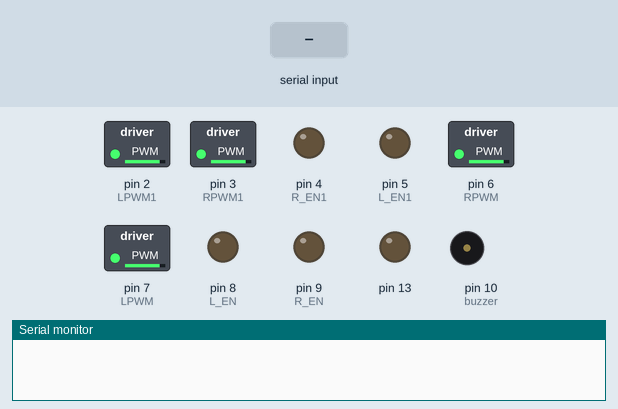
A program run on a simulated Arduino Mega 2560, built with avr-gcc and run on an emulated ATmega2560. On the bench: switched loads named in the program (green lamp = pin HIGH), output pins drawn as LEDs (lit = HIGH), buzzer (waves = sounding, pin HIGH), the last lines printed to the serial monitor. The test bench sets the inputs (shaded band).

Above: at 1.2 s.
1.3 s: "1\n" received over Serial
2.8 s: byte 50 ('2') received over Serial
At 3.3 s:
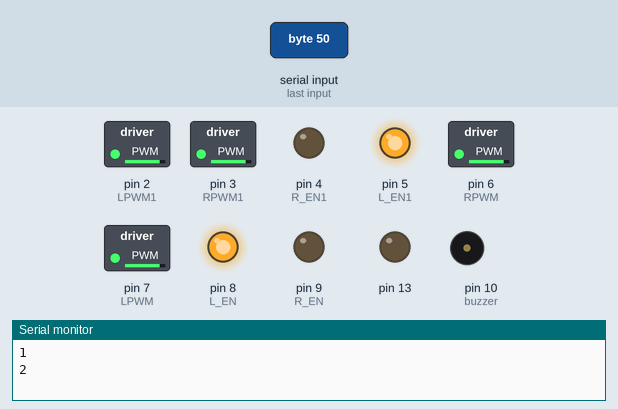
4.3 s: byte 51 ('3') received over Serial
At 5.5 s:
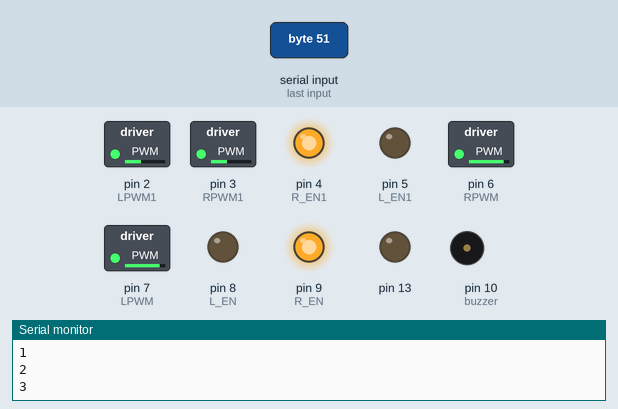
5.8 s: byte 52 ('4') received over Serial
At 6.8 s:
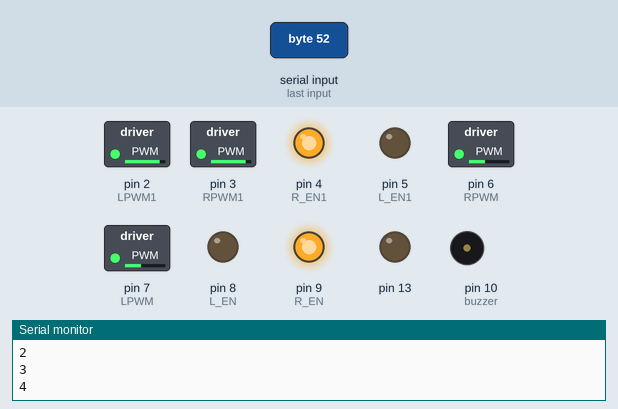
7.3 s: "2\n" received over Serial
At 8.0 s:
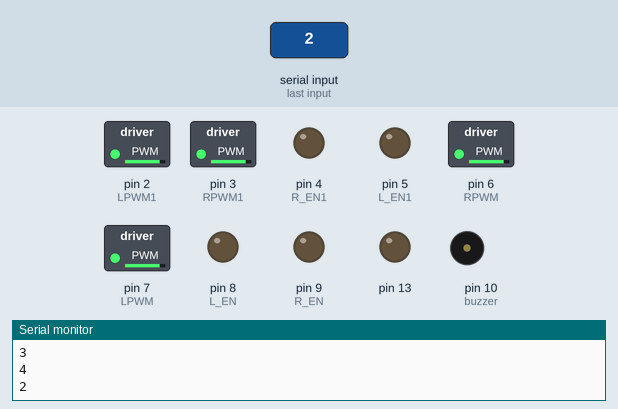
Timing chart, 0 to 9.8 s (numbered marks = the images above; inputs shaded):
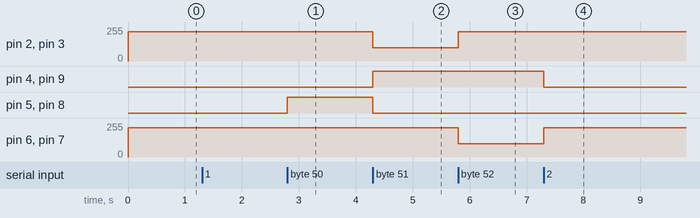

Measured:
- after the input at 2.8 s, pin 5 (L_EN1), pin 8 (L_EN): LOW → HIGH at once
- after the input at 4.3 s, pin 2 (LPWM1), pin 3 (RPWM1): 220/255 → 100/255 at once; pin 4 (R_EN1), pin 9 (R_EN): LOW → HIGH at once; pin 5 (L_EN1), pin 8 (L_EN): HIGH → LOW at once
- after the input at 5.8 s, pin 2 (LPWM1), pin 3 (RPWM1): 100/255 → 220/255 at once; pin 6 (RPWM), pin 7 (LPWM): 220/255 → 100/255 at once
- after the input at 7.3 s, pin 4 (R_EN1), pin 9 (R_EN): HIGH → LOW at once; pin 6 (RPWM), pin 7 (LPWM): 100/255 → 220/255 at once

The program:

main.cpp
```cpp
#include <Arduino.h>
#include <DC_motors.h>
#include <sensors.h>
#include <app.h>
#include <spanningsmeter.h>
#include <PL9823.h>
#include <pinout.h>

void setup() {
  Serial.begin(9600);
  pinMode(13, OUTPUT);
  pinMode(RPWM, OUTPUT);
  pinMode(LPWM, OUTPUT);
  pinMode(R_EN, OUTPUT);
  pinMode(L_EN, OUTPUT);

  pinMode(RPWM1, OUTPUT);
  pinMode(LPWM1, OUTPUT);
  pinMode(R_EN1, OUTPUT);
  pinMode(L_EN1, OUTPUT);

  pinMode(TRIG1, OUTPUT);
  pinMode(ECHO1, INPUT);
  pinMode(TRIG2, OUTPUT);
  pinMode(ECHO2, INPUT);
  pinMode(TRIG3, OUTPUT);
  pinMode(ECHO3, INPUT);
  pinMode(TRIG4, OUTPUT);
  pinMode(ECHO4, INPUT);

  pinMode(IR1, INPUT);
  pinMode(IR2, INPUT);
  pinMode(IR3, INPUT);
  pinMode(IR4, INPUT);

  pinMode(buzzer, OUTPUT);

  pinMode(Volt_sensor, INPUT);
}

void loop() {

app();

}
```

DC_motors.cpp
```cpp
#include <DC_motors.h>
void vooruit(){
  analogWrite(RPWM, speed);
  analogWrite(LPWM, speed);
  digitalWrite(R_EN, HIGH);
  digitalWrite(L_EN, LOW);

  analogWrite(RPWM1, speed);
  analogWrite(LPWM1, speed);
  digitalWrite(R_EN1, HIGH);
  digitalWrite(L_EN1, LOW);
}
void  achteruit() {
  analogWrite(RPWM, speed);
  analogWrite(LPWM, speed);
  digitalWrite(R_EN, LOW);
  digitalWrite(L_EN, HIGH);

  analogWrite(RPWM1, speed);
  analogWrite(LPWM1, speed);
  digitalWrite(R_EN1, LOW);
  digitalWrite(L_EN1, HIGH);
}
void  links() {
  analogWrite(RPWM, speed);
  analogWrite(LPWM, speed);
  digitalWrite(R_EN, HIGH);
  digitalWrite(L_EN, LOW);

  analogWrite(RPWM1, 100);
  analogWrite(LPWM1, 100);
  digitalWrite(R_EN1, HIGH);
  digitalWrite(L_EN1, LOW);
}
void  rechts() {
  analogWrite(RPWM, 100);
  analogWrite(LPWM, 100);
  digitalWrite(R_EN, HIGH);
  digitalWrite(L_EN, LOW);

  analogWrite(RPWM1, speed);
  analogWrite(LPWM1, speed);
  digitalWrite(R_EN1, HIGH);
  digitalWrite(L_EN1, LOW);
}
void  stop() {
  analogWrite(RPWM, speed);
  analogWrite(LPWM, speed);
  digitalWrite(R_EN, LOW);
  digitalWrite(L_EN, LOW);

  analogWrite(RPWM1, speed);
  analogWrite(LPWM1, speed);
  digitalWrite(R_EN1, LOW);
  digitalWrite(L_EN1, LOW);
}
```

DC_motors.h
```cpp
#ifndef DC_motors_h
#define DC_motors_h
#include <Arduino.h>

extern int speed;
//rechtse motor
extern int RPWM;
extern int LPWM;
extern int R_EN;//achteruit
extern int L_EN; //vooruit
//linkse motor
extern int RPWM1;
extern int LPWM1;
extern int R_EN1; //achteruit
extern int L_EN1; //vooruit
void vooruit();
void achteruit();
void links();
void rechts();
void stop();
#endif
```

PL9823.cpp
```cpp
#include <PL9823.h>

void RED(){
    #define NUM_LEDS 1
    #define STRING1_PIN 22
    CRGBArray<NUM_LEDS> leds;

    FastLED.addLeds<WS2812, STRING1_PIN,RGB>(leds, NUM_LEDS);
    FastLED.setBrightness(255);

    fill_solid(leds, NUM_LEDS , CRGB::Red);
    FastLED.show();

    digitalWrite(buzzer, HIGH);
}

void OFF(){
    #define NUM_LEDS 1
    #define STRING1_PIN 22
    CRGBArray<NUM_LEDS> leds;

    FastLED.addLeds<WS2812, STRING1_PIN,RGB>(leds, NUM_LEDS);
    FastLED.setBrightness(255);

    fill_solid(leds, NUM_LEDS , CRGB::Black);
    FastLED.show();

    digitalWrite(buzzer, LOW);
}
```

PL9823.h
```cpp
#ifndef PL9823_h
#define PL9823_h
#include <Arduino.h>
#include <FastLED.h>

void RED();
void OFF();
extern int buzzer;

#endif
```

app.cpp
```cpp
#include <app.h>
void app(){

    if(Serial.available() > 0)
    {
    Incoming_value = Serial.read();
    Serial.print(Incoming_value);
    Serial.print("\n");
    }

  if (Incoming_value == '1'){
  vooruit();
  }
  else if (Incoming_value == '2'){
    achteruit();
  }
  else if (Incoming_value == '3'){
    links();
  }
  else if (Incoming_value == '4'){
    rechts();
  }
  else if (Incoming_value == '5'){
    stop();
  }
  else{
    stop();
  }

}
```

app.h
```cpp
#ifndef app_h
#define app_h
#include <Arduino.h>

extern char Incoming_value;

void app();
void vooruit();
void achteruit();
void links();
void rechts();
void stop();
void RED();
void OFF();


#endif
```

pinout.h
```cpp
#ifndef pinout_h
#define pinout_h
#include <Arduino.h>

char Incoming_value = 0;

//Motoren
//rechtse motor
int RPWM = 6;
int LPWM = 7;
int R_EN = 9; //achteruit
int L_EN = 8; //vooruit
//linkse motor
int RPWM1 = 3;
int LPWM1 = 2;
int R_EN1 = 4; //achteruit
int L_EN1 = 5; //vooruit

int speed = 220;//snelheid van de motoren

//JSN-SR04M
int TRIG1 = 28;
int ECHO1 = 29;

int TRIG2 = 30;
int ECHO2 = 31;

int TRIG3 = 32;
int ECHO3 = 33;

int TRIG4 = 34;
int ECHO4 = 35;

//IR-Sensors
int IR1 = 23;
int IR2 = 24;
int IR3 = 25;
int IR4 = 26;

int Volt_sensor = A0;

int buzzer = 10;


#endif
```

sensors.cpp
```cpp
#include <sensors.h>

long duration1, duration2, duration3, duration4;
int distance1, distance2, distance3, distance4;

int getDistance(int TRIG, int ECHO) {
  digitalWrite(TRIG, LOW);
  delayMicroseconds(2);
  digitalWrite(TRIG, HIGH);
  delayMicroseconds(10);
  digitalWrite(TRIG, LOW);

  long duration = pulseIn(ECHO, HIGH);
  int distance = duration * 0.034 / 2;

  return distance;

}


void sensors(){

  // Lees de afstand van de eerste sensor
  distance1 = getDistance(TRIG1, ECHO1);
  // Lees de afstand van de tweede sensor
  distance2 = getDistance(TRIG2, ECHO2);
  // Lees de afstand van de derde sensor
  distance3 = getDistance(TRIG3, ECHO3);
  // Lees de afstand van de vierde sensor
  distance4 = getDistance(TRIG4, ECHO4);
  // Toon de gemeten afstanden in de seriële monitor
  Serial.print("Sensor 1: ");
  Serial.print(distance1);
  Serial.print(" cm");

  Serial.print(" Sensor 2: ");
  Serial.print(distance2);
  Serial.print(" cm");

  Serial.print(" Sensor 3: ");
  Serial.print(distance3);
  Serial.print(" cm");

  Serial.print(" Sensor 4: ");
  Serial.print(distance4);
  Serial.println(" cm");

  // Wacht een korte periode voordat de meting opnieuw wordt uitgevoerd
  delay(200);


    if (distance1 > 30 && distance2 > 30 && distance3 > 30 && distance4 > 30) {
        vooruit();
    }
    else if (distance1 < 30 && distance2 > 30 && distance3 > 30 && distance4 > 30) {
        rechts();
    }
    else if (distance1 > 30 && distance2 > 30 && distance3 > 30 && distance4 < 30){
        links();
    }
    else if (distance1 > 30 && distance2 < 30 && distance3 < 30 && distance4 > 30){
        achteruit();
    }


}
```

sensors.h
```cpp
#ifndef IR_sensors_h
#define IR_sensors_h
#include <Arduino.h>

extern int IR1;
extern int IR2;
extern int IR3;
extern int IR4;
extern int ECHO1;
extern int TRIG1;
extern int ECHO2;
extern int TRIG2;
extern int ECHO3;
extern int TRIG3;
extern int ECHO4;
extern int TRIG4;

void sensors();
void vooruit();
void achteruit();
void links();
void rechts();
void stop();

#endif
```

spanningsmeter.cpp
```cpp
#include <spanningsmeter.h>

void spanningsmeter() {

  int sensorValue = analogRead(Volt_sensor);  // Lees de spanning van de analoge ingang
  float voltage = sensorValue * (90.0 / 1023.0);  // Converteer de analoge waarde naar spanning (5V referentie)

  Serial.print("Voltage: ");
  Serial.print(voltage, 2);  // Druk de spanning af met 2 decimalen
  Serial.println(" V");

}
```

spanningsmeter.h
```cpp
#ifndef spanningsmeter_h
#define spanningsmeter_h
#include <Arduino.h>

extern int Volt_sensor;
void spanningsmeter();

#endif
```
